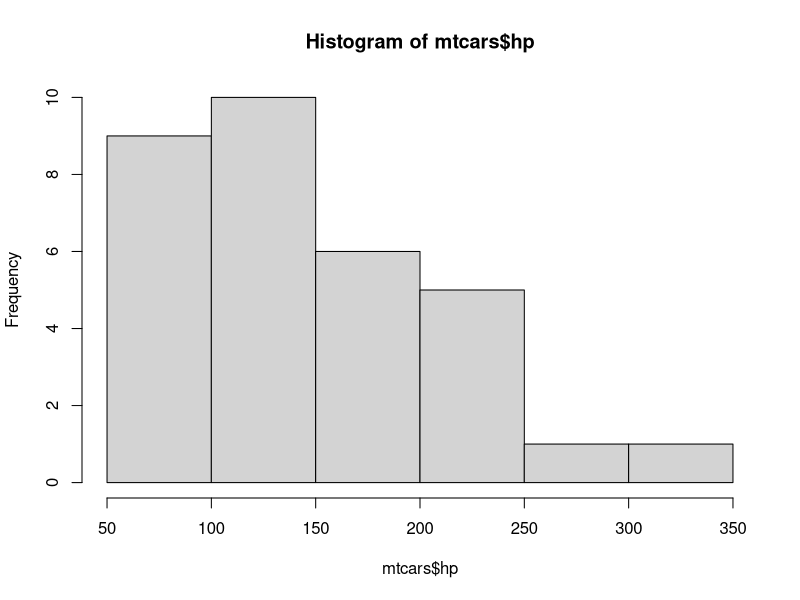
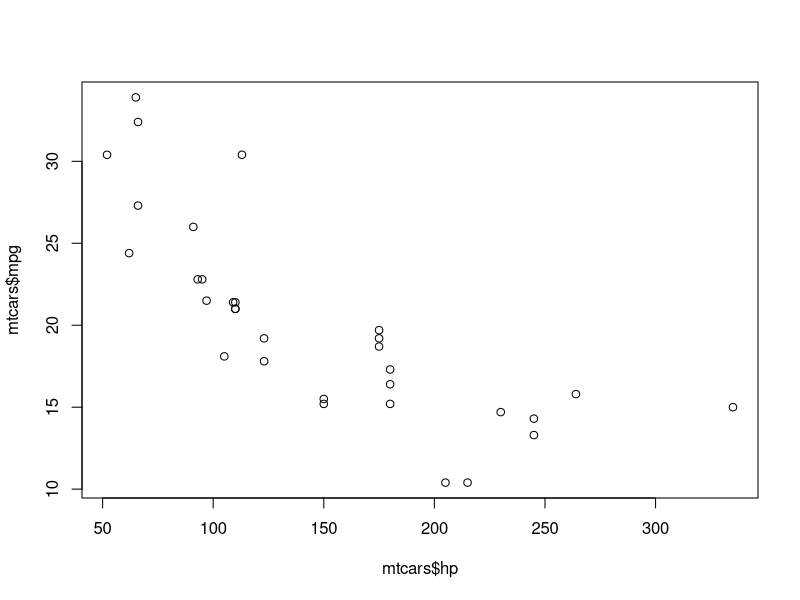
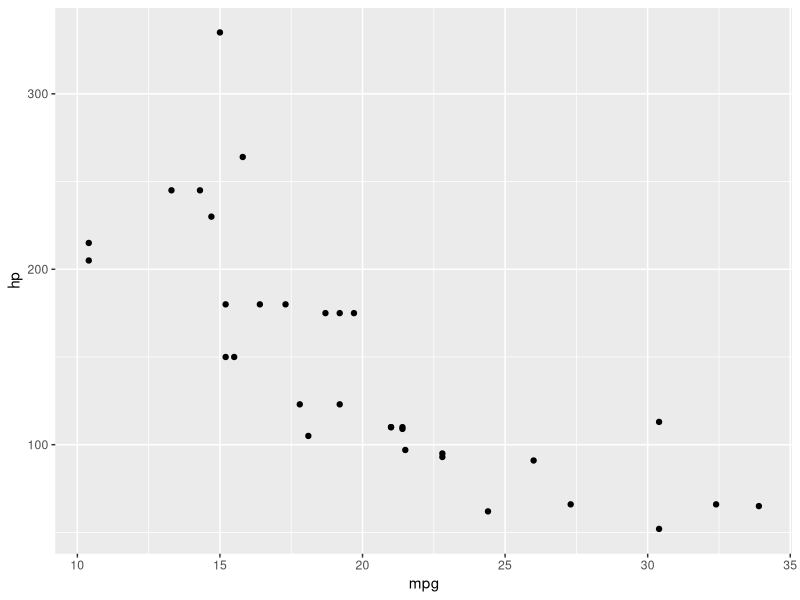
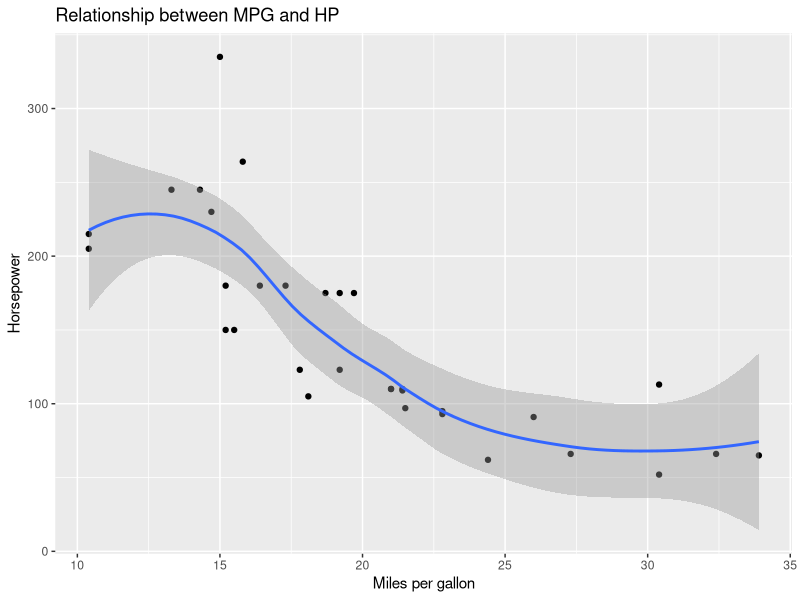
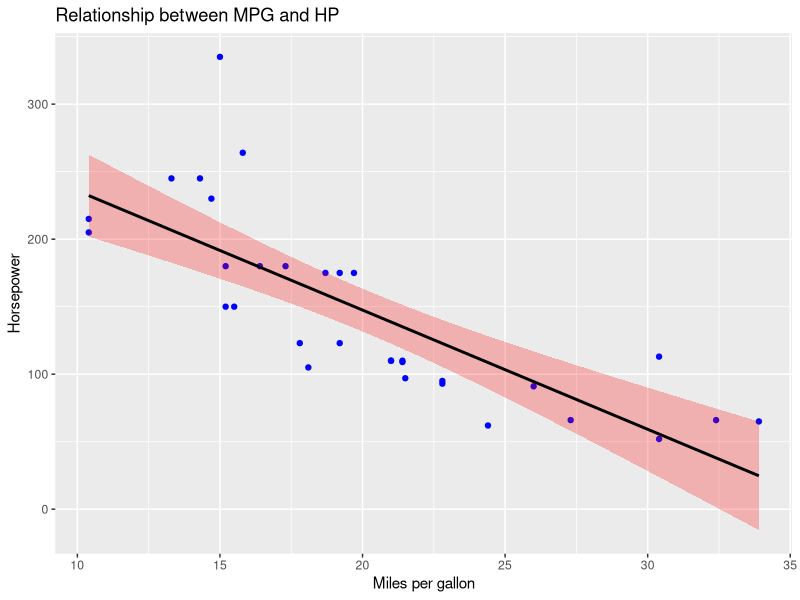
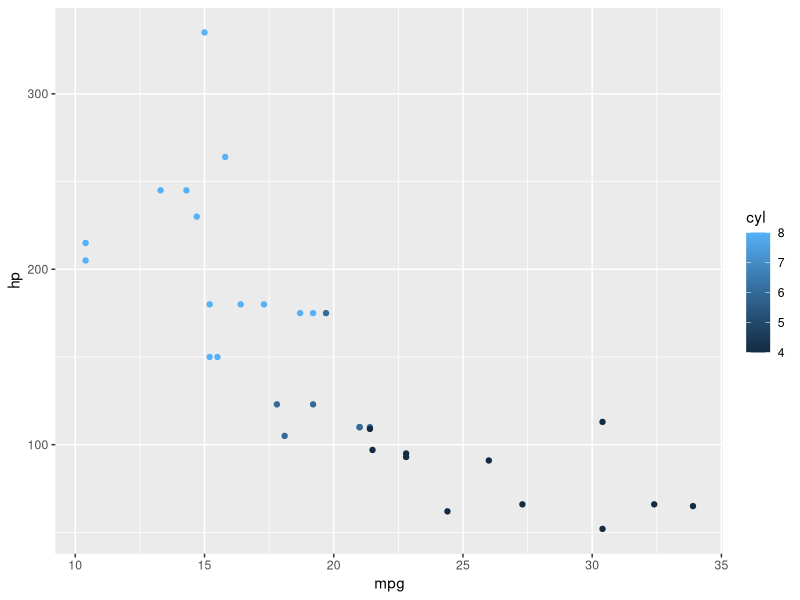
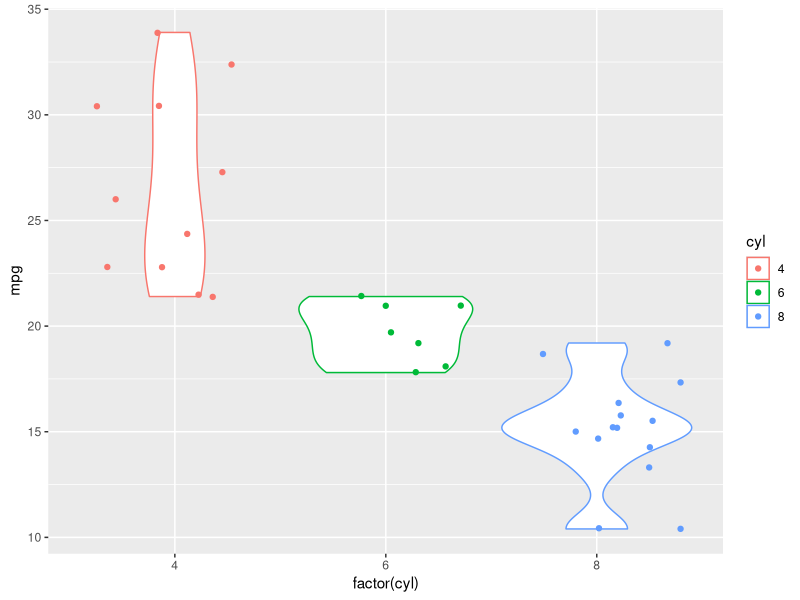

Write R code to recreate these figures, in order.
data(mtcars)
head(mtcars)

#histogram and scatter plot in regular R
hist(mtcars$hp)
plot(mtcars$hp, mtcars$mpg)

#installing package and importing
#install.packages("ggplot2")
library(ggplot2)

# ggplot
ggplot(mtcars, aes(x=mpg, y=hp)) + geom_point() 

p <- ggplot(mtcars, aes(x=mpg, y=hp))
p + geom_point() + geom_smooth() +
  labs(x="Miles per gallon",y="Horsepower",title="Relationship between MPG and HP")


p <- ggplot(mtcars, aes(x=mpg, y=hp))
p + geom_point(col="blue") + geom_smooth(method="lm", col="black", fill="red", alpha = 0.25) +
  labs(x="Miles per gallon",y="Horsepower",title="Relationship between MPG and HP")

# more on data
p <- ggplot(mtcars, aes(x=mpg, y=hp, col=cyl)) #sets the color of the point a function on cyl
p + geom_point() 


p <- ggplot(mtcars, aes(x=mpg, y=hp)) + 
  geom_point(size = 2,aes(col=factor(cyl))) +
  geom_smooth(method="lm") + 
  labs(x="Miles per gallon",y="Horsepower",title="Relationship between MPG and HP")


  
p <- ggplot(mtcars, aes(x=factor(cyl), y=mpg,col=cyl))
p + geom_violin(aes(col=factor(cyl))) + geom_jitter(aes(col=factor(cyl)))

